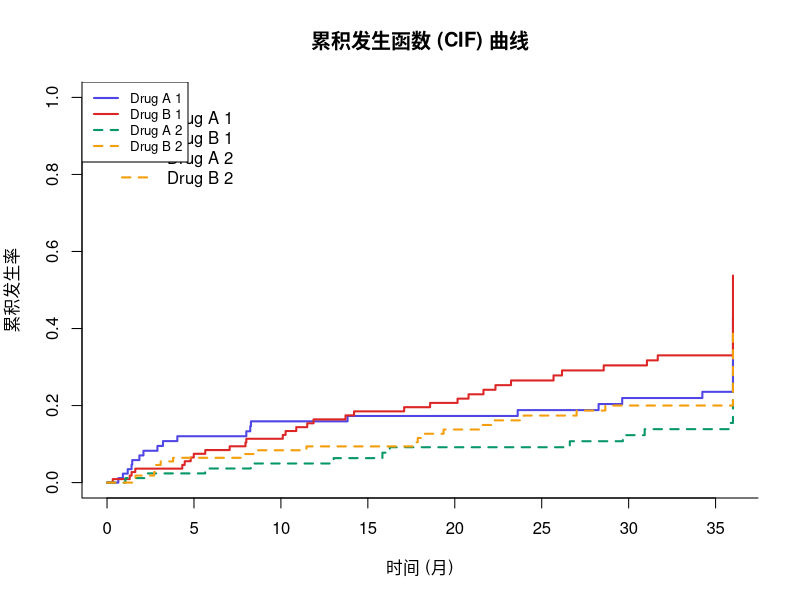

Recreate this plot in R.
## ---- chunk 1
knitr::opts_chunk$set(
    echo = TRUE,
    message = FALSE,
    warning = FALSE,
    fig.width = 10,
    fig.height = 6
)
## ---- chunk 2
# 安装必要的R包
packages <- c("survival", "cmprsk", "tidyverse")

for (pkg in packages) {
    if (!require(pkg, character.only = TRUE, quietly = TRUE)) {
        install.packages(pkg)
        library(pkg, character.only = TRUE)
    }
}
## ---- chunk 3
# 模拟竞争风险数据
set.seed(42)
n <- 200

# 创建模拟数据
sim_data <- data.frame(
    id = 1:n,
    trt = sample(c("Drug A", "Drug B"), n, replace = TRUE),
    age = round(rnorm(n, 55, 12)),
    grade = sample(c("I", "II", "III"), n, replace = TRUE, prob = c(0.3, 0.4, 0.3))
)

# 模拟生存时间和竞争风险事件
# status: 0=删失, 1=感兴趣事件(癌症死亡), 2=竞争事件(其他原因死亡)
sim_data$time <- pmin(rexp(n, 0.03), 36) # 最大随访36个月
sim_data$status <- sample(0:2, n, replace = TRUE, prob = c(0.4, 0.35, 0.25))

# 查看数据结构
head(sim_data)

# 事件分布
table(sim_data$status)
## ---- chunk 4
library(cmprsk)

# 准备数据
ftime <- sim_data$time
fstatus <- sim_data$status
group <- as.factor(sim_data$trt)

# 计算累积发生函数
cif_fit <- cuminc(ftime, fstatus, group)

# 查看结果
print(cif_fit)
## ---- chunk 5
# 绑制CIF曲线
plot(cif_fit,
    xlab = "时间 (月)",
    ylab = "累积发生率",
    main = "累积发生函数 (CIF) 曲线",
    col = c("#4f46e5", "#dc2626", "#059669", "#f59e0b"),
    lty = c(1, 1, 2, 2),
    lwd = 2
)

# 添加图例
legend("topleft",
    legend = names(cif_fit)[1:4],
    col = c("#4f46e5", "#dc2626", "#059669", "#f59e0b"),
    lty = c(1, 1, 2, 2),
    lwd = 2,
    cex = 0.8
)
## ---- chunk 6
# Gray检验结果已包含在cuminc输出中
cif_fit$Tests
## ---- chunk 7
# 准备协变量矩阵
cov_matrix <- model.matrix(~ trt + age + grade, data = sim_data)[, -1]

# 构建Fine-Gray模型
fg_model <- crr(
    ftime = sim_data$time,
    fstatus = sim_data$status,
    cov1 = cov_matrix,
    failcode = 1 # 感兴趣的事件编码
)

# 查看模型结果
summary(fg_model)
## ---- chunk 8
# 提取关键结果
fg_coef <- summary(fg_model)$coef

# 创建结果表格
result_table <- data.frame(
    Variable = rownames(fg_coef),
    sHR = round(exp(fg_coef[, "coef"]), 3),
    `95% CI Lower` = round(exp(fg_coef[, "coef"] - 1.96 * fg_coef[, "se(coef)"]), 3),
    `95% CI Upper` = round(exp(fg_coef[, "coef"] + 1.96 * fg_coef[, "se(coef)"]), 3),
    P_value = round(fg_coef[, "p-value"], 4)
)

print(result_table)
## ---- chunk 9
library(survival)

# 癌症死亡作为事件，其他死亡作为删失
cause_specific_model <- coxph(
    Surv(time, status == 1) ~ trt + age + grade,
    data = sim_data
)

summary(cause_specific_model)
## ---- chunk 10
# 对病因特异性模型进行PH检验
ph_test <- cox.zph(cause_specific_model)
print(ph_test)
## ---- chunk 11
# 可视化Schoenfeld残差
if (any(ph_test$table[, "p"] < 0.1)) {
    plot(ph_test)
} else {
    cat("所有变量满足比例风险假设\n")
}
